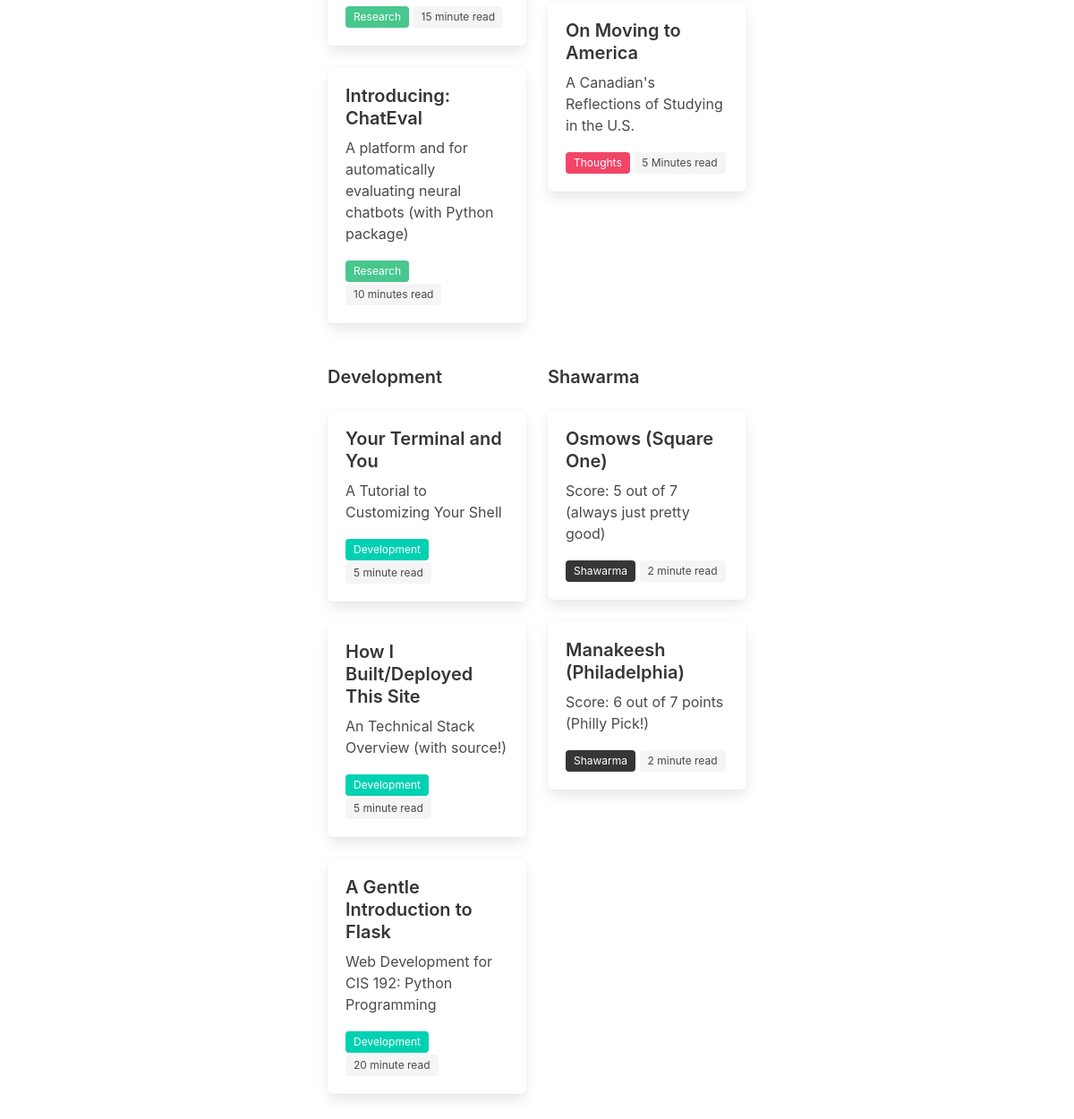
/blog/ (lower part), run on an earlier commit of the app's database.
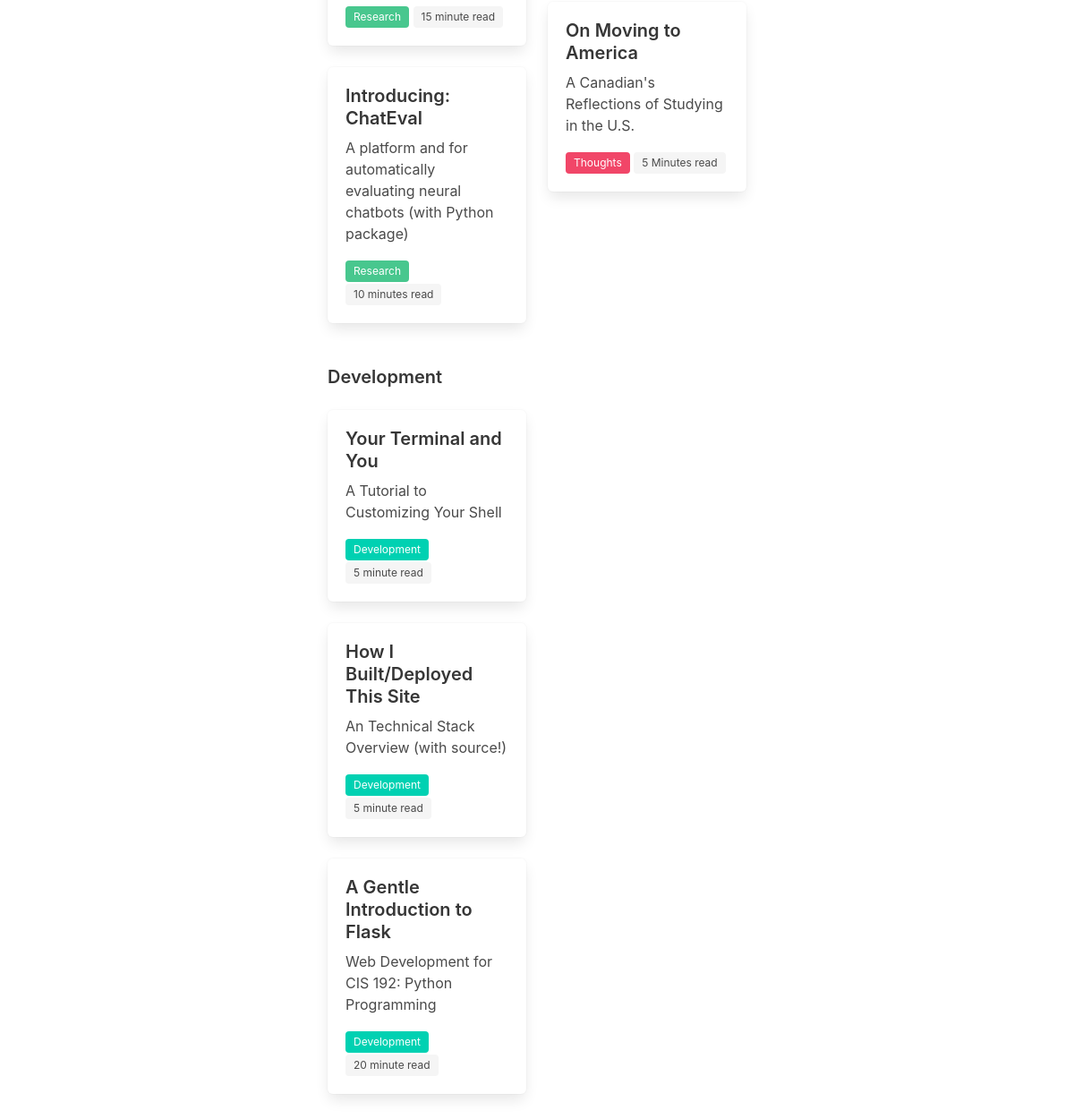
And on a later commit of the database.
### blog/models.py (models this page shows)
class Post(models.Model):
    id = models.CharField(max_length=50, primary_key=True)
    title = models.CharField(max_length=100)
    subtitle = models.CharField(max_length=100)
    length = models.CharField(max_length=100)
    body = models.TextField()
    category = models.ForeignKey(Category, on_delete=models.DO_NOTHING)
    recommended = models.BooleanField(default=False)
    class Meta:
        db_table = 'Post'

class Category(models.Model):
    name = models.CharField(max_length=100)
    bulma_color = models.CharField(max_length=50, null=True, blank=True)
    class Meta:
        db_table = 'Category'

### blog/views.py (the view)
# urls.py: path('blog/', blog, name='blog'),
def blog(request):
    sections = list()
    categories = Category.objects.all()
    for category in categories:
        posts = Post.objects.filter(category=category)
        sections.append({"posts": posts, "category": category})
    sections.reverse()
    return render(request, 'blog.html', {'sections': sections, 'categories': categories, 'select': False})

### about/templates/blog.html (shortened to what this page needs)
{% extends 'base.html' %}
{% load static %}
{% block content %}
  <section class="section">
    <div class="container">
      <div class="columns">
        <div class="column is-one-quarter"></div>
        <div class="column is-half">
            <div class="columns is-multiline">
                {% for section in sections %}
                <div class="column is-half">
                  <p class="subtitle"><strong>{{section.category.name}}</strong></p>
                  {% for post in section.posts %}
                  <a href="/post/{{post.id}}" >
                    <div class="box">
                      <article class="media">
                        <div class="media-content">
                          <div class="content">
                              <p style="margin-bottom: 0.5rem" class="subtitle"> <strong> {{ post.title }} </strong> </p>
                              <p> {{ post.subtitle }} </p>
                              <span class="tag is-{{ post.category.bulma_color }}"> {{ post.category.name }} </span>
                              <span class="tag is-light"> {{ post.length }} read </span> <br>
                          </div>
                        </div>
                      </article>
                    </div>
                  </a>
                  <br />
                  {% endfor %}
                </div>
                <br>
                {% endfor %}
              </div>
        </div>
        <div class="column is-one-quarter"></div>
      </div>
    </div>
  </section>
{% endblock %}

What changed in the data, as far as the page shows it:
removed Category: category.name "Shawarma"
removed Post: title "Osmows (Square One)", subtitle "Score: 5 out of 7 (always just pretty good)", category.name "Shawarma", length "2 minute"
removed Post: title "Manakeesh (Philadelphia)", subtitle "Score: 6 out of 7 points (Philly Pick!)", category.name "Shawarma", length "2 minute"
